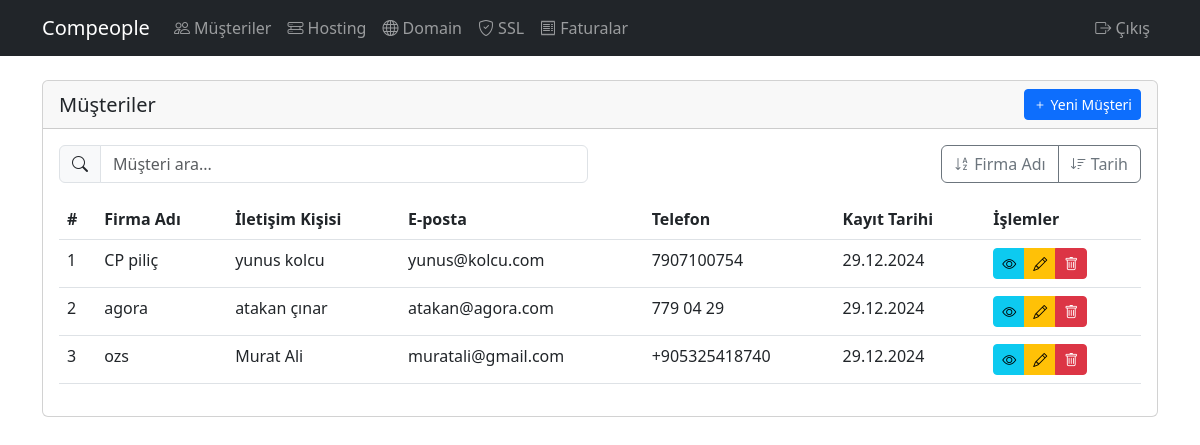
The page /customers/ (signed in) on the database its author committed.
### customers/models.py (models this page shows, shortened)
class Customer(models.Model):
    company_name = models.CharField(max_length=200, verbose_name='Firma Adı')
    contact_name = models.CharField(max_length=200, verbose_name='İletişim Kişisi')
    email = models.EmailField(verbose_name='E-posta')
    email2 = models.EmailField(verbose_name='E-posta 2', blank=True, null=True)
    email3 = models.EmailField(verbose_name='E-posta 3', blank=True, null=True)
    phone = models.CharField(max_length=20, verbose_name='Telefon')
    address = models.TextField(verbose_name='Adres', blank=True, null=True)
    tax_office = models.CharField(max_length=200, verbose_name='Vergi Dairesi', blank=True, null=True)
    tax_number = models.CharField(max_length=50, verbose_name='Vergi Numarası', blank=True, null=True)
    registration_date = models.DateField(verbose_name='Kayıt Tarihi')
    notes = models.TextField(blank=True, null=True, verbose_name='Notlar')
    created_at = models.DateTimeField(default=timezone.now, verbose_name='Oluşturulma Tarihi')
    class Meta:
        verbose_name = 'Müşteri'
        verbose_name_plural = 'Müşteriler'

### customers/views.py (the view)
# urls.py: path('customers/', views.customer_list, name='customer-list'),
@login_required
def customer_list(request):
    customers = Customer.objects.all().order_by('company_name')
    return render(request, 'customers/customer_list.html', {'customers': customers})

### customers/templates/customers/customer_list.html (shortened to what this page needs)
{% extends 'customers/base.html' %}
{% block content %}
<div class="card">
    <div class="card-header d-flex justify-content-between align-items-center">
        <h5 class="card-title mb-0">Müşteriler</h5>
        <a href="{% url 'customers:customer-add' %}" class="btn btn-primary btn-sm">
            <i class="bi bi-plus"></i> Yeni Müşteri
        </a>
    </div>
    <div class="card-body">
        {% if customers %}
        <div class="row mb-3">
            <div class="col-md-6">
                <div class="input-group">
                    <span class="input-group-text">
                        <i class="bi bi-search"></i>
                    </span>
                    <input type="text" id="searchInput" class="form-control" placeholder="Müşteri ara...">
                </div>
            </div>
            <div class="col-md-6">
                <div class="btn-group float-end" role="group">
                    <button type="button" class="btn btn-outline-secondary" onclick="sortTable('company')">
                        <i class="bi bi-sort-alpha-down"></i> Firma Adı
                    </button>
                    <button type="button" class="btn btn-outline-secondary" onclick="sortTable('date')">
                        <i class="bi bi-sort-down"></i> Tarih
                    </button>
                </div>
            </div>
        </div>
        <div class="table-responsive">
            <table class="table table-hover" id="customerTable">
                <thead>
                    <tr>
                        <th>#</th>
                        <th>Firma Adı</th>
                        <th>İletişim Kişisi</th>
                        <th>E-posta</th>
                        <th>Telefon</th>
                        <th>Kayıt Tarihi</th>
                        <th>İşlemler</th>
                    </tr>
                </thead>
                <tbody>
                    {% for customer in customers %}
                    <tr>
                        <td>{{ forloop.counter }}</td>
                        <td>{{ customer.company_name }}</td>
                        <td>{{ customer.contact_name }}</td>
                        <td>{{ customer.email }}</td>
                        <td>{{ customer.phone }}</td>
                        <td>{{ customer.registration_date|date:"d.m.Y" }}</td>
                        <td>
                            <div class="btn-group" role="group">
                                <a href="{% url 'customers:customer-detail' customer.pk %}" class="btn btn-sm btn-info" title="Detay">
                                    <i class="bi bi-eye"></i>
                                </a>
                                <a href="{% url 'customers:customer-edit' customer.pk %}" class="btn btn-sm btn-warning" title="Düzenle">
                                    <i class="bi bi-pencil"></i>
                                </a>
                                <a href="{% url 'customers:customer-delete' customer.pk %}" class="btn btn-sm btn-danger" title="Sil">
                                    <i class="bi bi-trash"></i>
                                </a>
                            </div>
                        </td>
                    </tr>
                    {% endfor %}
                </tbody>
            </table>
        </div>
        {% else %}
        <div class="alert alert-info mb-0">
            <i class="bi bi-info-circle"></i> Henüz müşteri kaydı bulunmamaktadır.
        </div>
        {% endif %}
    </div>
</div>
{% endblock %}

### rows shown on the page
Customer: company_name "CP piliç", contact_name "yunus kolcu", email "yunus@kolcu.com", phone "7907100754", registration_date "29.12.2024"
Customer: company_name "agora", contact_name "atakan çınar", email "atakan@agora.com", phone "779 04 29", registration_date "29.12.2024"
Customer: company_name "ozs", contact_name "Murat Ali", email "muratali@gmail.com", phone "+905325418740", registration_date "29.12.2024"
